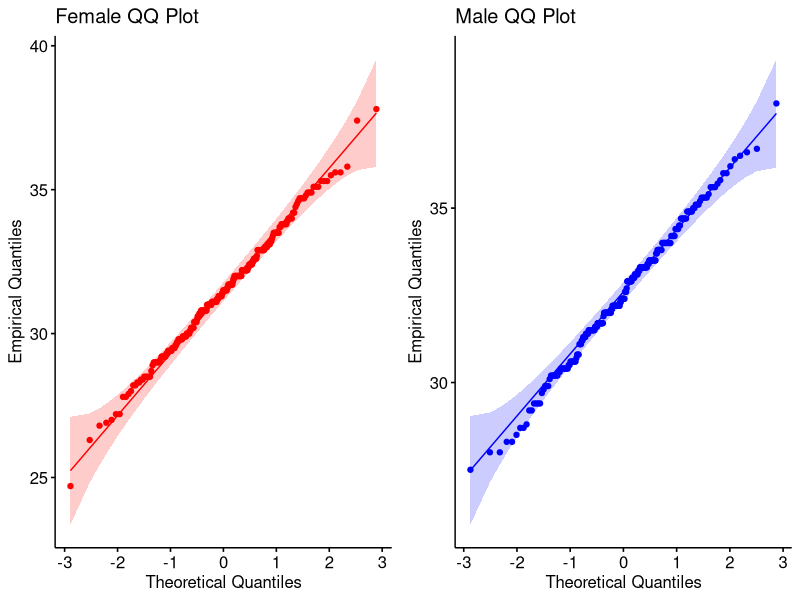
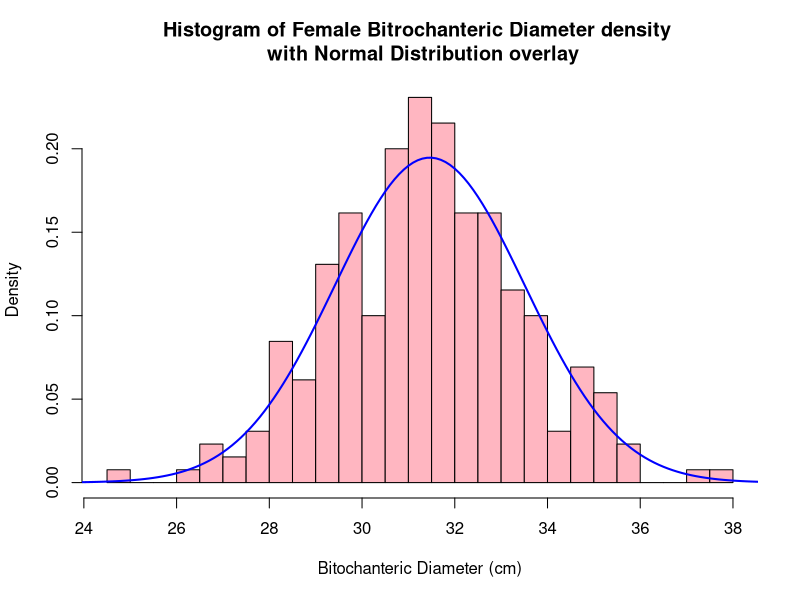
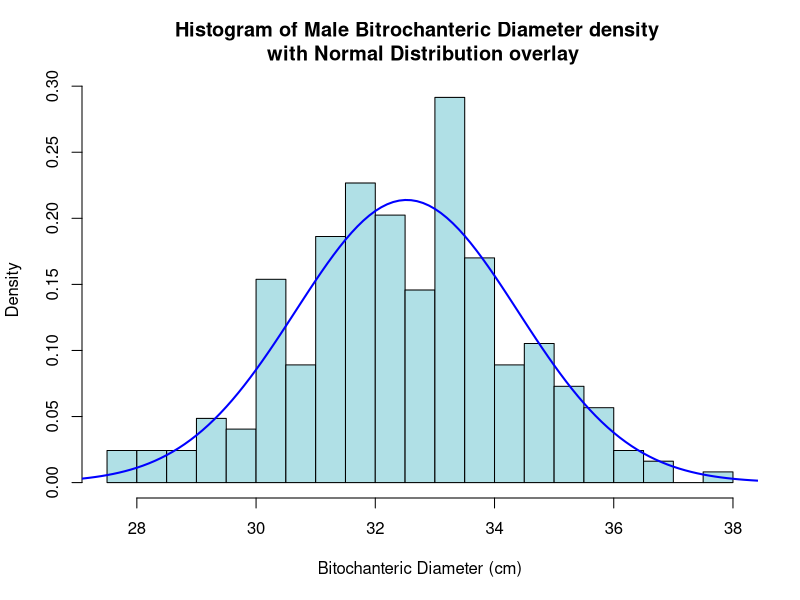

The R source for these figures, in order:
## ---- chunk 1
library(readxl)
library(ggpubr)
library(ggplot2)
library(dplyr)
## ---- chunk 2
bdims_csv <- read_excel("./bdims.csv.xlsx", col_types = c("numeric", "numeric", "numeric", "numeric", "numeric","numeric","numeric","numeric", "numeric", "numeric", "numeric", "numeric","numeric", "numeric","numeric", "numeric", "numeric", "numeric", "numeric", "numeric", "numeric","numeric", "numeric", "numeric", "text"))

# change the "sex" column to a factor
bdims_csv$sex <- factor(bdims_csv$sex, levels = c("1.0","0.0"), labels = c("M", "F"))

# filter the data set separately for Male and Female
female_data <- bdims_csv[ which( bdims_csv$sex == "F"), ]
male_data <- bdims_csv[ which( bdims_csv$sex == "M"), ]

# assign Bitochanteric diameter as the variable of interest for Male and Female
female_bitdi = female_data$bit.di
male_bitdi = male_data$bit.di
## ---- chunk 3
shapiro.test(female_bitdi)
shapiro.test(male_bitdi)
## ---- chunk 4
female_qqplot <- ggqqplot(female_bitdi, xlab = "Theoretical Quantiles", ylab = "Empirical Quantiles", title = "Female QQ Plot", color = "red")
male_qqplot <- ggqqplot(male_bitdi, xlab = "Theoretical Quantiles", ylab = "Empirical Quantiles", title = "Male QQ Plot", color = "blue")
figure <- ggarrange(female_qqplot, male_qqplot, nrow = 1, ncol = 2)
figure
## ---- chunk 5
# use summarise() function from 'dplyr' to display the summary statistics grouped by 'sex'
bdims_csv %>% group_by(sex) %>% summarise(Min = min(bit.di), Q1 = quantile(bit.di,probs = .25), Median = median(bit.di), Q3 = quantile(bit.di,probs = .75), Max = max(bit.di), Mean = mean(bit.di), SD = sd(bit.di), IQR = IQR(bit.di))
## ---- chunk 6
normal_var <- seq(20, 40, by=.1)

fig1 <- hist(female_bitdi, freq=F, breaks=20, col="lightpink", xlab = "Bitochanteric Diameter (cm)", main="Histogram of Female Bitrochanteric Diameter density \n with Normal Distribution overlay")
fig1 <- lines(normal_var, dnorm(normal_var, mean(female_bitdi), sd(female_bitdi)), col="blue", lwd = 2)
fig2 <- hist(male_bitdi, freq=F, breaks=20, col="powderblue", xlab = "Bitochanteric Diameter (cm)", main="Histogram of Male Bitrochanteric Diameter density \n with Normal Distribution overlay",)
fig2 <- lines(normal_var, dnorm(normal_var, mean(male_bitdi), sd(male_bitdi)), col="blue", lwd = 2)
